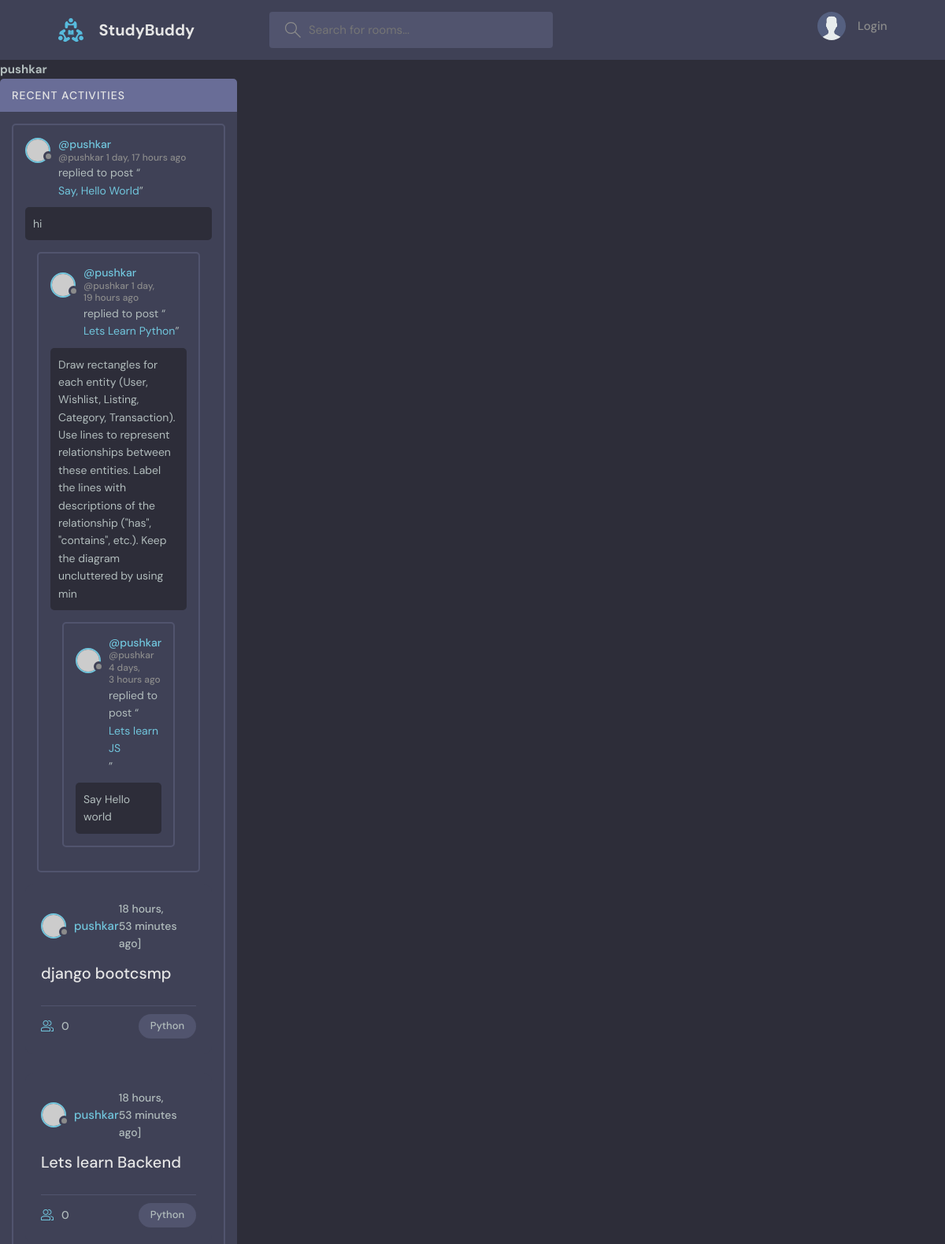
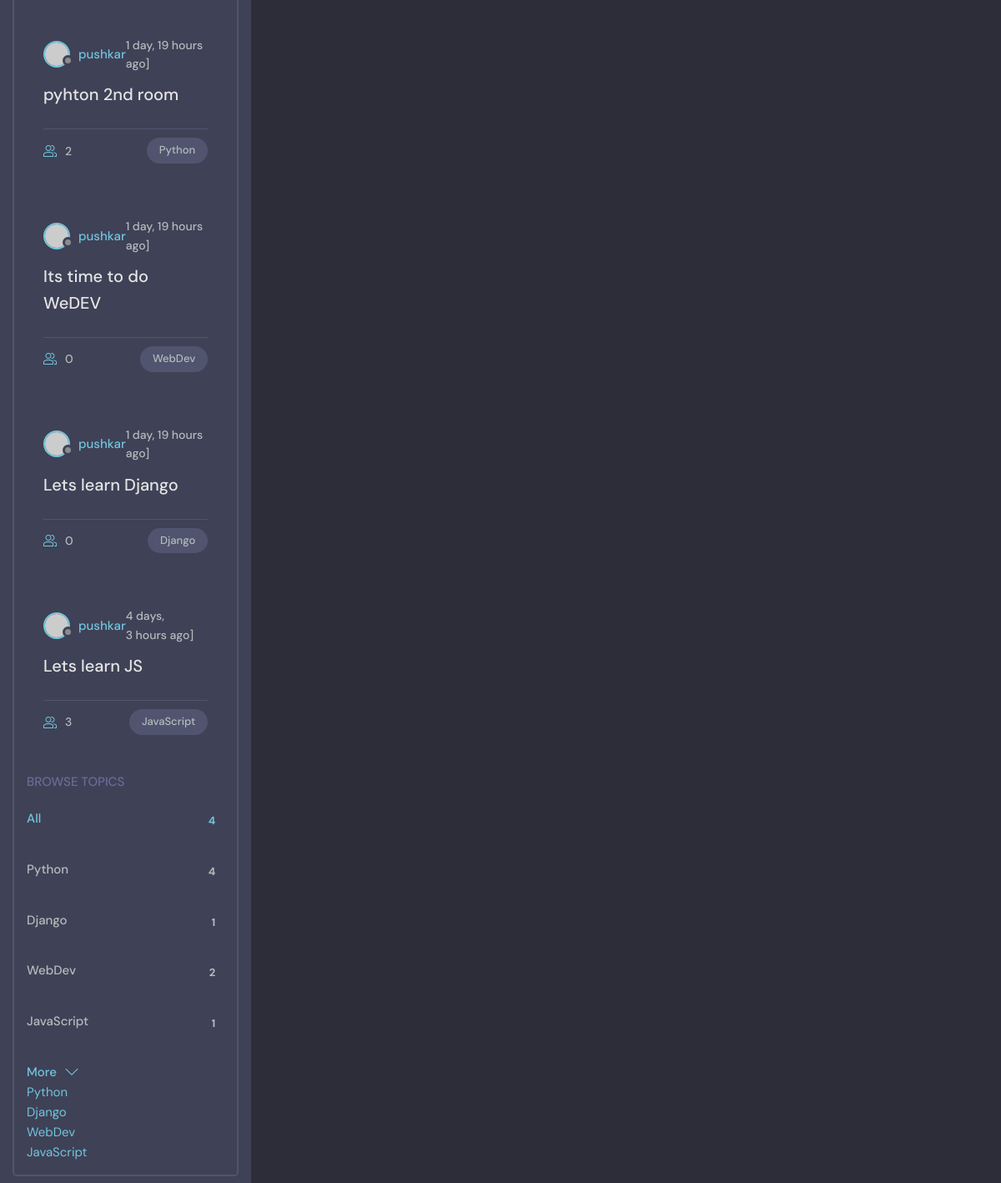
Page /profile/1/ on the committed database (2 pictures, top to bottom).
### base/models.py (models this page shows, shortened)
class Message(models.Model):
    user = models.ForeignKey(User, on_delete=models.CASCADE)
    room = models.ForeignKey(Room, on_delete=models.CASCADE)
    body = models.TextField()
    updated = models.DateTimeField(auto_now=True)
    created = models.DateTimeField(auto_now_add=True)
    class Meta:
     ordering = ['-created', '-updated']

class Room(models.Model):
    host = models.ForeignKey(User, on_delete=models.SET_NULL, null=True)
    topic= models.ForeignKey(Topic, on_delete=models.SET_NULL, null=True)
    name = models.CharField(max_length=200)
    description = models.TextField(null=True,blank =True)
    participants = models.ManyToManyField(User, related_name='participants', blank=True)
    updated = models.DateTimeField(auto_now=True)
    created = models.DateTimeField(auto_now_add=True)
    class Meta:
        ordering = ['-created', '-updated']
    def __str__(self):
        return self.name

class Topic(models.Model):
    name = models.CharField(max_length=200)
    def __str__(self):
        return self.name

### base/views.py (the view)
# urls.py: path('profile/<str:pk>/', views.userProfile, name="user-profile"),
def userProfile(request, pk):
    user = User.objects.get(id=pk)
    rooms = user.room_set.all()
    room_messages = user.message_set.all()
    topics = Topic.objects.all()
    context ={'user': user, 'rooms': rooms, 'room_messages': room_messages, 'topics': topics}
    return render(request, 'base/profile.html', context)

### base/templates/base/profile.html (shortened to what this page needs)
{% extends 'main.html' %}
{% block content %}
<h1>{{user.username}}</h1>
<div class="profile-container">
    <div>
        {% include 'base/activity_component.html'%}
    </div>
    <div>
        {% include 'base/feed_component.html'%}
    </div>
    <div>
        {% include 'base/topics_component.html'%}
    </div>
</div>
{%endblock content %}

### templates/main.html (shortened to what this page needs)
<!DOCTYPE html>
{% load static %}
<html lang="en">
  <head>
    <link rel="stylesheet" href="{% static 'styles/style.css' %}" />
  </head>
  <body>
      {% include 'navbar.html' %}
      {% block content %}
      {% endblock %}
  </body>
</html>

### templates/navbar.html (shortened to what this page needs)
{%load static%}
<header class="header header--loggedIn">
  <div class="container">
    <a href="{% url 'home' %}" class="header__logo">
      <img src="{% static 'images/logo.svg'%}" />
      <h1>StudyBuddy</h1>
    </a>
    <form class="header__search" method="GET" action="{% url 'home' %}">
      <label>
        <input name="q" placeholder="Search for rooms..." />
      </label>
    </form>
    <nav class="header__menu">
      {% if request.user.is_authenticated%}
      <div class="header__user">
        <a href="profile.html">
          <div class="avatar avatar--medium active">
            <img src="https://randomuser.me/api/portraits/men/37.jpg" />
          </div>
          <p>{{request.user.username}}<span>@{{request.user.username}}</span></p>
        </a>
        <button class="dropdown-button">
          <svg version="1.1" xmlns="http://www.w3.org/2000/svg" width="32" height="32" viewBox="0 0 32 32">
            <title>chevron-down</title>
            <path d="M16 21l-13-13h-3l16 16 16-16h-3l-13 13z"></path>
          </svg>
        </button>
      </div>
      {%else%}
      <a href="{% url 'login'%}">
        <img src= "{% static 'images/avatar.svg'%}" />
        <p>Login</p>
      </a>
      {% endif %}
    </nav>
  </div>
</header>

### base/templates/base/activity_component.html (shortened to what this page needs)
<div class="activities">
    <div class="activities__header">
      <h2>Recent Activities</h2>
    </div>
    {%for message in room_messages %}
    <div class="activities__box">
      <div class="activities__boxHeader roomListRoom__header">
        <a href="{%  url 'user-profile' message.user.id%}" class="roomListRoom__author">
          <div class="avatar avatar--small">
            <img src="https://randomuser.me/api/portraits/women/11.jpg" />
          </div>
          <p>
            @{{message.user}}
            <span>@{{message.user}} {{message.created|timesince}} ago</span>
          </p>
        </a>
      </div>
      <div class="activities__boxContent">
        <p>replied to post “<a href="{% url 'room' message.room.id %}">{{message.room}}</a>”</p>
        <div class="activities__boxRoomContent">
          {{message.body}}
        </div>
      </div>
 {%endfor%}
</div>

### base/templates/base/feed_component.html (shortened to what this page needs)
{% for room in rooms %}
<div class="roomListRoom">
  <div class="roomListRoom__header">
    <a href="{% url 'user-profile' room.host.id %}" class="roomListRoom__author">
      <div class="avatar avatar--small">
        <img src="https://randomuser.me/api/portraits/women/11.jpg" />
      </div>
      <span>{{ room.host.username}}</span>
    </a>
    <div class="roomListRoom__actions">
      <span>{{ room.created|timesince }} ago]</span>
    </div>
  </div>
  <div class="roomListRoom__content">
    <a href="{% url 'room' room.id %}">{{room.name}}</a>
  </div>
  <div class="roomListRoom__meta">
    <a href="{% url 'room' room.id %}" class="roomListRoom__joined">
      {{room.participants.all.count}}
    </a>
    <p class="roomListRoom__topic">{{room.topic.name}}</p>
  </div>
</div>
{% endfor %}

### base/templates/base/topics_component.html
<div class="topics">
  <div class="topics__header">
    <h2>Browse Topics</h2>
  </div>
  <ul class="topics__list">
    <li>
      <a href="{% url 'home'%}" class="active">All <span>{{topics.count}}</span></a>
    </li>
    {% for topic in topics %}
    <li>
      <a href="{% url 'home' %}?q={{topic.name}}">{{topic.name}} <span>{{topic.room_set.all.count}}</span></a>
    </li>
    {% endfor %}
  </ul>
  <a class="btn btn--link" href="topics.html">
    More
    <svg version="1.1" xmlns="http://www.w3.org/2000/svg" width="32" height="32" viewBox="0 0 32 32">
      <title>chevron-down</title>
      <path d="M16 21l-13-13h-3l16 16 16-16h-3l-13 13z"></path>
    </svg>
  </a>
</div>
    {% for topic in topics %}
    <div>
      <a href="{% url 'home' %}?q={{topic.name}}">{{topic}}</a>
    {%endfor%}
    </div>

### base/templates/base/profile.html (style rules this page uses)
.profile-container { display: grid; grid-template-columns: 1fr 2fr 1fr; }

### rows in the picture
Message: user "pushkar", created "1 day, 17 hours", room "Say, Hello World", body "hi"
Message: user "pushkar", created "1 day, 19 hours", room "Lets Learn Python", body "Draw rectangles for each entity (User, Wishlist, Listing, Category, Transaction). Use lines to represent relationships between these entities. Label the lines with descriptions of the relationship (\"has\", \"contains\", etc.). Keep the diagram uncluttered by using min"
Message: user "pushkar", created "4 days, 3 hours", room "Lets learn JS", body "Say Hello world"
Room: host.username "pushkar", created "18 hours, 53 minutes", name "django bootcsmp", participants.all.count "0", topic.name "Python"
Room: host.username "pushkar", created "18 hours, 53 minutes", name "Lets learn Backend", participants.all.count "0", topic.name "Python"
Room: host.username "pushkar", created "1 day, 19 hours", name "pyhton 2nd room", participants.all.count "2", topic.name "Python"
Room: host.username "pushkar", created "1 day, 19 hours", name "Its time to do WeDEV", participants.all.count "0", topic.name "WebDev"
Room: host.username "pushkar", created "1 day, 19 hours", name "Lets learn Django", participants.all.count "0", topic.name "Django"
Room: host.username "pushkar", created "4 days, 3 hours", name "Lets learn JS", participants.all.count "3", topic.name "JavaScript"
Topic: name "Python", room_set.all.count "4"
Topic: name "Django", room_set.all.count "1"
Topic: name "WebDev", room_set.all.count "2"
Topic: name "JavaScript", room_set.all.count "1"

### other values in the picture
{{ user.username }} "pushkar"
{{ topics.count }} "4"
